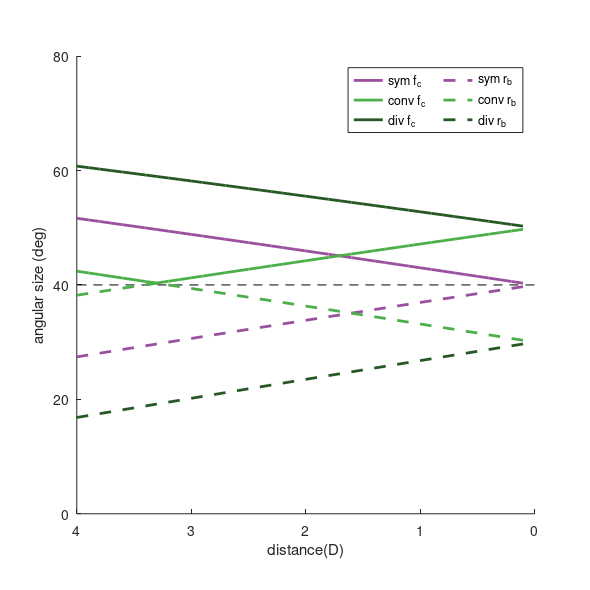

MATLAB code to generate this figure: (Note: this script raises an error after producing the figure.)
%% Figure 11A, Eq. 1-5
% plot the amount of total FOV size and binocular region size for the given
% camera frusta and content distance
clear all;
close all;

%fixed parameters 
IPD = 6; %in cm
Mf = 40; %each eye's monocular field size, in deg

n = 1; %index for storing calculated result

%% do the calculations
for D = 0.1:0.1:4 %distance in diopters
    
    d = (1/D)*100; %distance in cm

    %asym_size refers to the amount of asymmetry between left and right half of Mf (nasal angle - temp angle)
    %0 = symmetric, negative = temporal shift, positive = nasal shift
    
    for asym_size = [-10 0 10] 

        % nasal and temporal halves of the FOV angle
        nasal_half = Mf/2+asym_size/2;
        temp_half = Mf/2-asym_size/2;
        
        %use the x coordinates of Ll Lr Rl Rr (see Figure 10)
        Lr = d * tand(nasal_half) -IPD/2;
        Rl = -d * tand(nasal_half) +IPD/2;
        
        Ll = -d * tand(temp_half) -IPD/2;
        Rr = d * tand(temp_half) +IPD/2;
        
        %the binocular overlap will always be <= total FOV, so it's bounded
        %by the edges with the smaller x coordinate whereas total FOV is bounded by
        %the edges with the larger x coordinate
        max_edge = max([Lr Rr]);
        min_edge = min([Lr Rr]);

        %finding the angles for total FOV and binocular region
        T_fov = 2*atand(max_edge/d);
        B_reg = 2*atand(min_edge/d);
        
        %proportion of the total FOV that's binocular
        propBino = B_reg / T_fov;
        
        if asym_size == 0  %symmetrical
            data_sym(n,:) = [D d T_fov B_reg propBino];
        elseif asym_size>0 %nasal - temp > 0 --> nasal shift
            data_conv(n,:) = [D d T_fov B_reg propBino];
        elseif asym_size<0 %nasal - temp < 0 --> temporal shift
            data_div(n,:) = [D d T_fov B_reg propBino];
        end

    end
    
    n = n+1;
end

%% make the plot
f = figure('Units', 'centimeters', 'Position', [0.1, 3, 15, 15], 'PaperPositionMode','Auto');

hAx(1) = gca;
hold on;
%plot total FOV
plot(data_sym(:,1),data_sym(:,3),'-','Color',[154 80 159]./255,'LineWidth',2);
plot(data_conv(:,1),data_conv(:,3),'-','Color',[76 175 74]./255,'LineWidth',2);
plot(data_div(:,1),data_div(:,3),'-','Color',[76 175 74]./255*0.5,'LineWidth',2);
plot([0 4],[Mf,Mf],'k--','HandleVisibility','off'); 
%plot binocular region
plot(data_sym(:,1),data_sym(:,4),'--','Color',[154 80 159]./255,'LineWidth',2);
plot(data_conv(:,1),data_conv(:,4),'--','Color',[76 175 74]./255,'LineWidth',2);
plot(data_div(:,1),data_div(:,4),'--','Color',[76 175 74 ]./255*0.5,'LineWidth',2);

ylim([0 80]);
axis square;
ylabel('angular size (deg)');
yticks([0 20 40 60 80]);
legend('sym f_c','conv f_c','div f_c','sym r_b','conv r_b','div r_b','Location','Best','NumColumns',2);
xlabel('distance(D)');
set(hAx(1), 'Xdir', 'reverse')

% add another axis for distance in cm
hAx(2)=axes('Position',hAx(1).Position,'XAxisLocation','top','YAxisLocation','right','color','none');
set(hAx(2),'ytick',[]);
xlim([0,4]);
xlist = [0 1 2 3 4];
xticks(xlist);
xticklabels({'infinity','100','50','33','25'})
xlabel('distance(cm)');
set(hAx(2), 'Xdir', 'reverse')
title('Different Frustum Configuration');
axis square;





